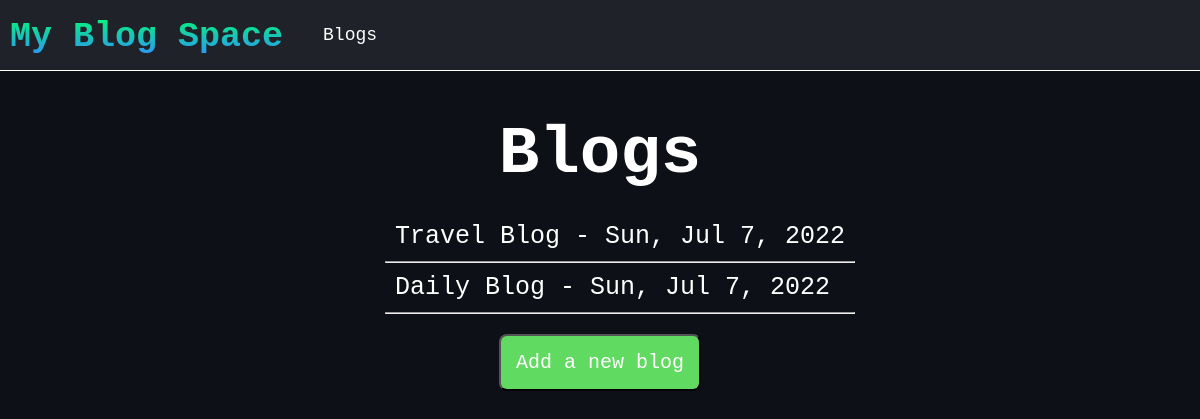
Before: /blog/ with the older database file.
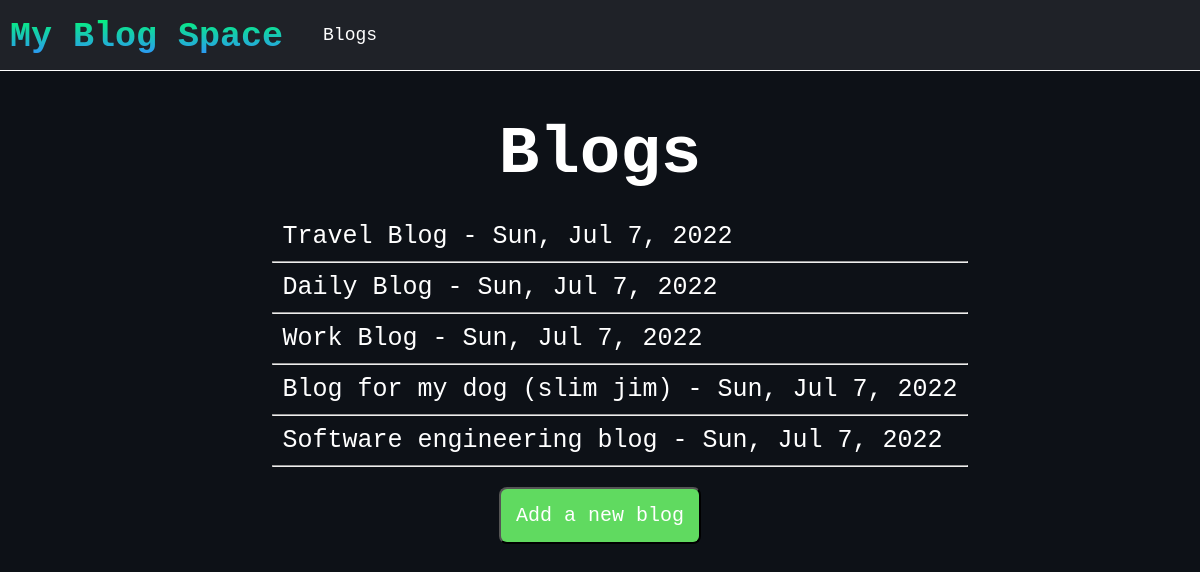
After: the same page with the newer database file.
### blog_posts/models.py (models this page shows)
class Blog(models.Model):
    title = models.CharField(max_length=100)
    date_added = models.DateTimeField(auto_now_add=True)
    def __str__(self):
        return self.title

### blog_posts/views.py (the view)
# urls.py: 2. Add a URL to urlpatterns:  path('blog/', include('blog.urls'))
def blog(request):
    blogs = Blog.objects.order_by('date_added')
    context = {'blogs':blogs}
    return render(request, 'blog_posts/blog.html', context)

### blog_posts/templates/blog_posts/blog.html (shortened to what this page needs)
{% extends 'blog_posts/base.html' %}
        {% block content %}
        <div class="section-title">
            <h2>Blogs</h2>
        </div>
        <div class="list-contents">
        {% for blog in blogs %}
        <div class="grid">
            <ul>
                <li><p><a href="{% url 'blog_posts:blog_entry' blog.id %}">{{ blog }} - {{ blog.date_added|date:'D, M n, Y' }}</a></p></li>
                <hr>
            </ul>
            {% empty %}
            <p>You have no blogs yet...</p>
        </div>
        {% endfor %}
            <div class="add-blog-btn">
                <button class="add"><a href="{% url 'blog_posts:add_blog' %}">Add a new blog<a></button>
            </div>
        </div>
        {% endblock content %}

Changed rows visible on the page:
added Blog: title "Work Blog", date_added "Sun, Jul 7, 2022"
added Blog: title "Blog for my dog (slim jim)", date_added "Sun, Jul 7, 2022"
added Blog: title "Software engineering blog", date_added "Sun, Jul 7, 2022"
